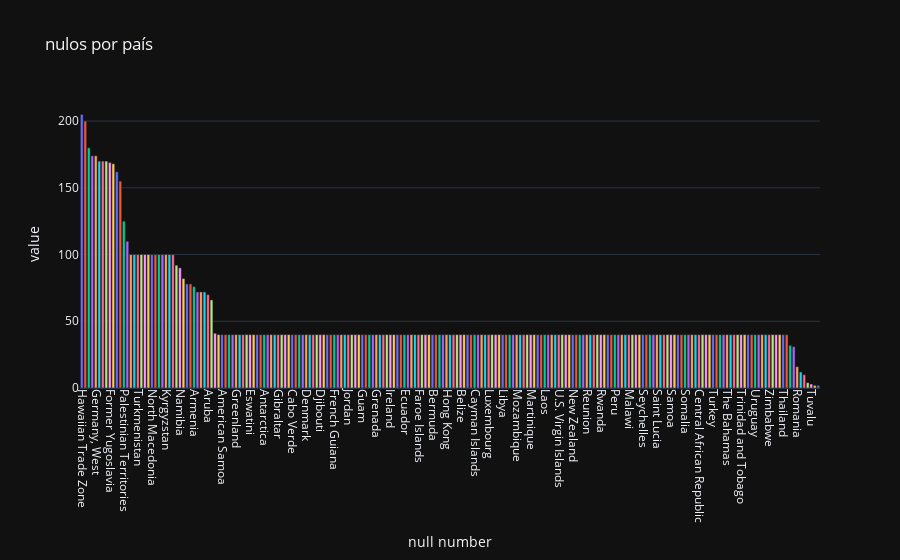

Write notebook code for a chart like this one.
### Code cell
null_country = df.loc[df.Energy_consumption.isnull(),"Country"].value_counts()
color = null_country.index
fig_2 = px.bar(null_country,template="plotly_dark",title="nulos por país",
                color=color)
fig_2.update_layout(xaxis_title="null number",showlegend=False)
fig_2.update_xaxes(tickangle=90)
